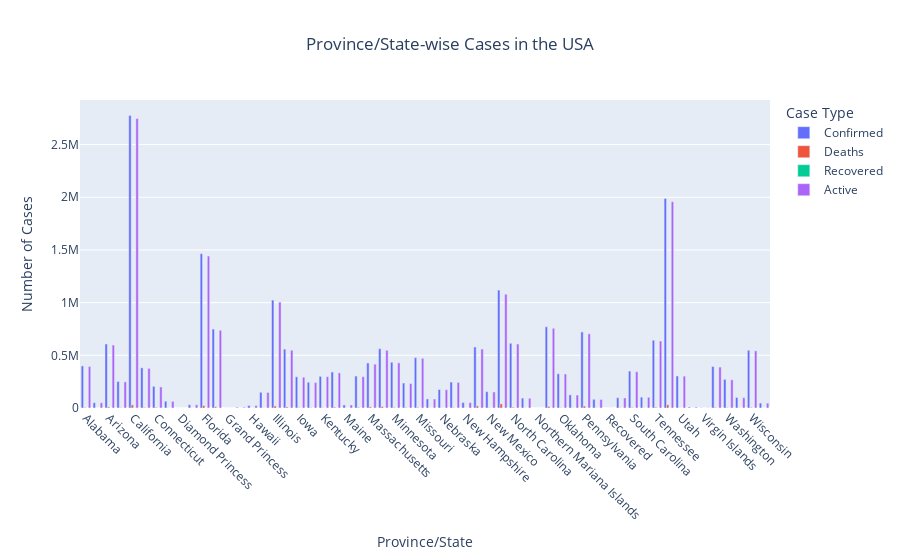

The notebook cell this image was saved under:
### Code cell
# Melt the dataset to convert it into a long format
df_state = df_usa.groupby('Province_State')[['Confirmed', 'Deaths', 'Recovered', 'Active']].sum().reset_index()

df_melted =  df_state.melt(id_vars='Province_State', value_vars=['Confirmed', 'Deaths', 'Recovered', 'Active'], var_name='Category', value_name='Count')

# Group by Date and sum the confirmed cases worldwide
df_worldwide = px.bar(
    df_melted,
    x='Province_State',
    y='Count',
    color='Category',
    title='Province/State-wise Cases in the USA',
    labels={'Province_State': 'State', 'Count': 'Number of Cases', 'Category': 'Case Type'},
    barmode='group'
)

# Customize the plot
df_worldwide.update_layout(
    xaxis_title='Province/State',
    yaxis_title='Number of Cases',
    xaxis_tickangle=45,
    legend_title='Case Type',
    title_x=0.5
)


# Show the plot
df_worldwide.show()

### Figure 1 — Plotly figure (JSON) as saved in the notebook; plotly's stock layout.template omitted (floating-point values rounded to 4 significant figures)
{"data": [{"alignmentgroup": "True", "hovertemplate": "Case Type=Confirmed<br>State=%{x}<br>Number of Cases=%{y}<extra></extra>", "legendgroup": "Confirmed", "marker": {"color": "#636efa", "pattern": {"shape": ""}}, "name": "Confirmed", "offsetgroup": "Confirmed", "orientation": "v", "showlegend": true, "textposition": "auto", "type": "bar", "x": ["Alabama", "Alaska", "Arizona", "Arkansas", "California", "Colorado", "Connecticut", "Delaware", "Diamond Princess", "District of Columbia", "Florida", "Georgia", "Grand Princess", "Guam", "Hawaii", "Idaho", "Illinois", "Indiana", "Iowa", "Kansas", "Kentucky", "Louisiana", "Maine", "Maryland", "Massachusetts", "Michigan", "Minnesota", "Mississippi", "Missouri", "Montana", "Nebraska", "Nevada", "New Hampshire", "New Jersey", "New Mexico", "New York", "North Carolina", "North Dakota", "Northern Mariana Islands", "Ohio", "Oklahoma", "Oregon", "Pennsylvania", "Puerto Rico", "Recovered", "Rhode Island", "South Carolina", "South Dakota", "Tennessee", "Texas", "Utah", "Vermont", "Virgin Islands", "Virginia", "Washington", "West Virginia", "Wisconsin", "Wyoming"], "xaxis": "x", "y": [399150, 49979, 607345, 251746, 2776975, 381434, 205994, 64475, 49, 31457, 1464697, 748852, 103, 7399, 23897, 149235, 1024039, 558560, 296171, 244347, 300397, 341431, 29019, 303364, 427135, 562553, 434413, 236868, 477617, 86102, 175620, 246309, 52371, 579250, 154954, 1119284, 614355, 93951, 125, 770977, 325277, 124476, 721820, 82630, 0, 97614, 350084, 102901, 643181, 1988676, 303723, 8790, 2143, 393715, 271595, 99778, 548134, 46719], "yaxis": "y"}, {"alignmentgroup": "True", "hovertemplate": "Case Type=Deaths<br>State=%{x}<br>Number of Cases=%{y}<extra></extra>", "legendgroup": "Deaths", "marker": {"color": "#EF553B", "pattern": {"shape": ""}}, "name": "Deaths", "offsetgroup": "Deaths", "orientation": "v", "showlegend": true, "textposition": "auto", "type": "bar", "x": ["Alabama", "Alaska", "Arizona", "Arkansas", "California", "Colorado", "Connecticut", "Delaware", "Diamond Princess", "District of Columbia", "Florida", "Georgia", "Grand Princess", "Guam", "Hawaii", "Idaho", "Illinois", "Indiana", "Iowa", "Kansas", "Kentucky", "Louisiana", "Maine", "Maryland", "Massachusetts", "Michigan", "Minnesota", "Mississippi", "Missouri", "Montana", "Nebraska", "Nevada", "New Hampshire", "New Jersey", "New Mexico", "New York", "North Carolina", "North Dakota", "Northern Mariana Islands", "Ohio", "Oklahoma", "Oregon", "Pennsylvania", "Puerto Rico", "Recovered", "Rhode Island", "South Carolina", "South Dakota", "Tennessee", "Texas", "Utah", "Vermont", "Virgin Islands", "Virginia", "Washington", "West Virginia", "Wisconsin", "Wyoming"], "xaxis": "x", "y": [5299, 224, 10036, 4010, 29638, 5600, 6324, 1128, 0, 813, 22804, 11457, 3, 124, 308, 1528, 19210, 10089, 4127, 3164, 2876, 7833, 432, 6246, 11071, 14145, 5731, 5146, 6173, 1054, 1737, 3450, 862, 19854, 2732, 39288, 7425, 1360, 2, 14899, 2738, 1603, 17710, 1616, 0, 2062, 5758, 1570, 7704, 30441, 1390, 156, 24, 5381, 3698, 1570, 5567, 489], "yaxis": "y"}, {"alignmentgroup": "True", "hovertemplate": "Case Type=Recovered<br>State=%{x}<br>Number of Cases=%{y}<extra></extra>", "legendgroup": "Recovered", "marker": {"color": "#00cc96", "pattern": {"shape": ""}}, "name": "Recovered", "offsetgroup": "Recovered", "orientation": "v", "showlegend": true, "textposition": "auto", "type": "bar", "x": ["Alabama", "Alaska", "Arizona", "Arkansas", "California", "Colorado", "Connecticut", "Delaware", "Diamond Princess", "District of Columbia", "Florida", "Georgia", "Grand Princess", "Guam", "Hawaii", "Idaho", "Illinois", "Indiana", "Iowa", "Kansas", "Kentucky", "Louisiana", "Maine", "Maryland", "Massachusetts", "Michigan", "Minnesota", "Mississippi", "Missouri", "Montana", "Nebraska", "Nevada", "New Hampshire", "New Jersey", "New Mexico", "New York", "North Carolina", "North Dakota", "Northern Mariana Islands", "Ohio", "Oklahoma", "Oregon", "Pennsylvania", "Puerto Rico", "Recovered", "Rhode Island", "South Carolina", "South Dakota", "Tennessee", "Texas", "Utah", "Vermont", "Virgin Islands", "Virginia", "Washington", "West Virginia", "Wisconsin", "Wyoming"], "xaxis": "x", "y": [0, 0, 0, 0, 0, 0, 0, 0, 0, 0, 0, 0, 0, 0, 0, 0, 0, 0, 0, 0, 0, 0, 0, 0, 0, 0, 0, 0, 0, 0, 0, 0, 0, 0, 0, 0, 0, 0, 0, 0, 0, 0, 0, 0, 0, 0, 0, 0, 0, 0, 0, 0, 0, 0, 0, 0, 0, 0], "yaxis": "y"}, {"alignmentgroup": "True", "hovertemplate": "Case Type=Active<br>State=%{x}<br>Number of Cases=%{y}<extra></extra>", "legendgroup": "Active", "marker": {"color": "#ab63fa", "pattern": {"shape": ""}}, "name": "Active", "offsetgroup": "Active", "orientation": "v", "showlegend": true, "textposition": "auto", "type": "bar", "x": ["Alabama", "Alaska", "Arizona", "Arkansas", "California", "Colorado", "Connecticut", "Delaware", "Diamond Princess", "District of Columbia", "Florida", "Georgia", "Grand Princess", "Guam", "Hawaii", "Idaho", "Illinois", "Indiana", "Iowa", "Kansas", "Kentucky", "Louisiana", "Maine", "Maryland", "Massachusetts", "Michigan", "Minnesota", "Mississippi", "Missouri", "Montana", "Nebraska", "Nevada", "New Hampshire", "New Jersey", "New Mexico", "New York", "North Carolina", "North Dakota", "Northern Mariana Islands", "Ohio", "Oklahoma", "Oregon", "Pennsylvania", "Puerto Rico", "Recovered", "Rhode Island", "South Carolina", "South Dakota", "Tennessee", "Texas", "Utah", "Vermont", "Virgin Islands", "Virginia", "Washington", "West Virginia", "Wisconsin", "Wyoming"], "xaxis": "x", "y": [393851, 49755, 597309, 247736, 2747337, 375834, 199670, 63347, 49, 30644, 1441893, 737395, 100, 7275, 23589, 147707, 1004829, 548471, 292044, 241183, 297521, 333598, 28587, 297118, 416064, 548408, 428682, 231722, 471444, 85048, 173883, 242859, 51509, 559396, 152222, 1079996, 606930, 92591, 123, 756078, 322539, 122873, 704110, 81014, 0, 95552, 344326, 101331, 635477, 1958235, 302333, 8634, 2119, 388334, 267897, 98208, 542567, 46230], "yaxis": "y"}], "layout": {"barmode": "group", "legend": {"title": {"text": "Case Type"}, "tracegroupgap": 0}, "title": {"text": "Province/State-wise Cases in the USA", "x": 0.5}, "xaxis": {"anchor": "y", "domain": [0, 1], "tickangle": 45, "title": {"text": "Province/State"}}, "yaxis": {"anchor": "x", "domain": [0, 1], "title": {"text": "Number of Cases"}}}}
